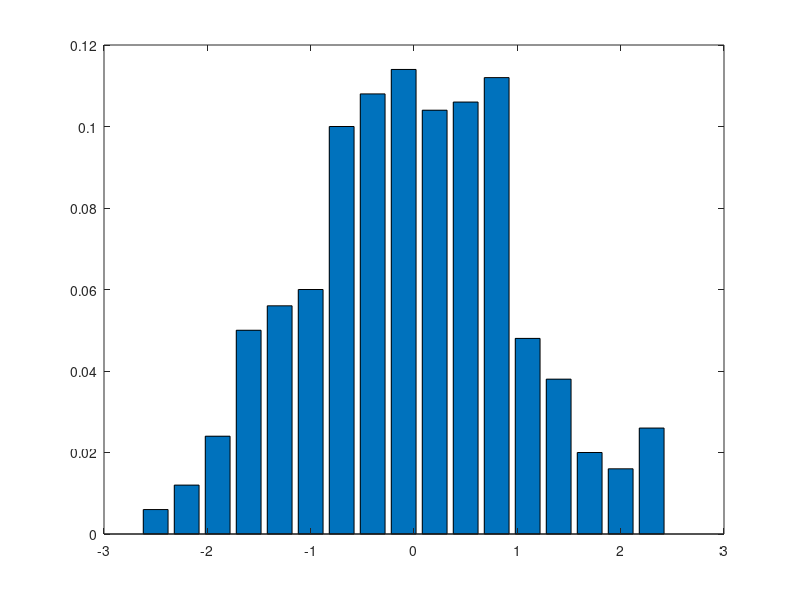

The MATLAB script that drew this image: (Note: this script raises an error after producing the figure.)
n = 500;
nHist = ceil(2*n^(1/3));
mu = 0;
a = .3;
c = (-2.5 + mu):0.3:(2.5 + mu);
X = sort(randn(n,1)) + mu;
epdf = hist(X,c)/n;
bar(c, epdf)
if sum(epdf == 0)>0
	error('0 in histogram.')
end
alpha = 0.05;

if 0
	%% renyi
	k = length(epdf);
	doubleSum = sum((epdf.^(a)) .* (pdf('norm',c,0,1)).^(1-a));
	logOfSum = log(doubleSum)
	const =2*k/(a*(a-1))
	stat = const * logOfSum
	
end
if 0
	%% T_alpha
	k = length(epdf);
	doubleSum = sum((epdf.^(a)) .* (pdf('norm',c,0,1)).^(1-a))
	const =2*k/(a*(a-1))
	stat = const * (doubleSum - 1)
end
if 1
	w
end

chiQuant = icdf('chi2', [alpha/2, 1 - alpha/2], k - 1)

[h_ks, p_ks, stat_ks] = kstest(X);
disp('kolmogorov-Smirnov')
disp([h_ks, p_ks, stat_ks])
